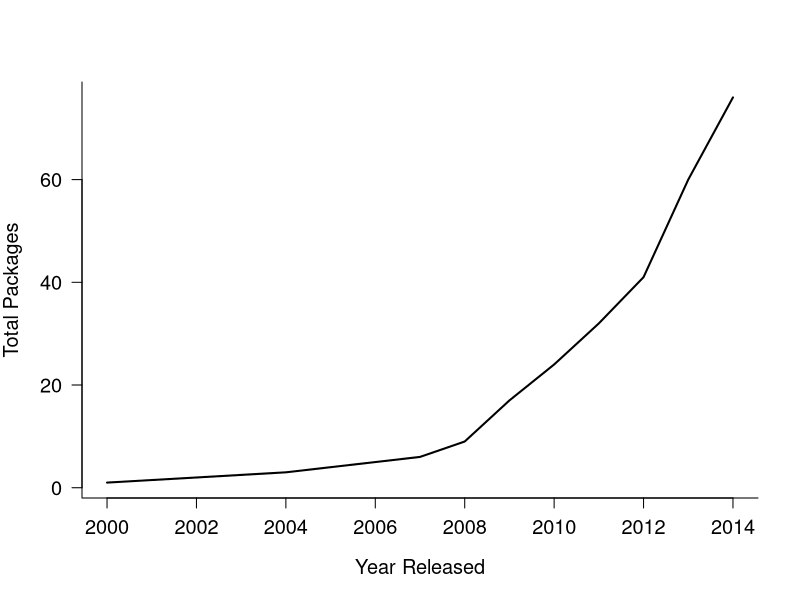

Write the R code that produced this figure.
library(reshape)

ds <- read.csv("Data/PackagesThruTime.csv")

# Group packages by year using aggregate then fix names
dsYear <- with(ds, aggregate(Program, by = list(YearReleased, RPackage), 
	                          FUN = length))

names(dsYear) <- c("YearReleased", "R", "NPackages")

# Order the data by year so cumulative number of packages
# per year can be calculated
dsYear <- dsYear[order(dsYear$YearReleased), ]

# Calculate cumulative number of packages per year
# separately for non R and R packages
dsYear$TotalPkg[dsYear$R == "other"] <- cumsum(dsYear$NPackages[dsYear$R == "other"])
dsYear$TotalPkg[dsYear$R == "R"] <- cumsum(dsYear$NPackages[dsYear$R == "R"])

png("Manuscript/Figures/PCMRpackages.png")

par(bty = "l")
plot(TotalPkg[R == "R"] ~ YearReleased[R == "R"], data = dsYear, 
     type = "l" , las = 1, lwd = 2, cex.lab = 1.2, cex.axis = 1.2,
	 xlim = c(2000,2014), xlab = "Year Released", ylab = "Total Packages")

dev.off()
